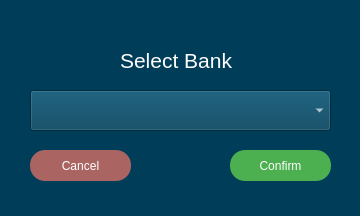
<?xml version="1.0" encoding="UTF-8"?>
<ui version="4.0">
 <class>AddCardWidget</class>
 <widget class="QWidget" name="AddCardWidget">
  <property name="geometry">
   <rect>
    <x>0</x>
    <y>0</y>
    <width>360</width>
    <height>216</height>
   </rect>
  </property>
  <property name="windowTitle">
   <string>Form</string>
  </property>
  <property name="styleSheet">
   <string notr="true">background-color: rgb(0, 61, 89);</string>
  </property>
  <widget class="QPushButton" name="confirm_but">
   <property name="geometry">
    <rect>
     <x>230</x>
     <y>150</y>
     <width>101</width>
     <height>31</height>
    </rect>
   </property>
   <property name="maximumSize">
    <size>
     <width>101</width>
     <height>31</height>
    </size>
   </property>
   <property name="font">
    <font>
     <pointsize>-1</pointsize>
     <underline>false</underline>
     <strikeout>false</strikeout>
    </font>
   </property>
   <property name="cursor">
    <cursorShape>PointingHandCursor</cursorShape>
   </property>
   <property name="styleSheet">
    <string notr="true">QPushButton {
  font-size: 12px;
  text-align: center;
  text-decoration: none;
  outline: none;
  color: #fff;
  background-color: #4CAF50;
  border: none;
  border-radius: 15px;
}
QPushButton:hover{
 background-color: rgb(85, 195, 89);
}</string>
   </property>
   <property name="text">
    <string>Confirm</string>
   </property>
  </widget>
  <widget class="QPushButton" name="cance_but">
   <property name="geometry">
    <rect>
     <x>30</x>
     <y>150</y>
     <width>101</width>
     <height>31</height>
    </rect>
   </property>
   <property name="maximumSize">
    <size>
     <width>101</width>
     <height>31</height>
    </size>
   </property>
   <property name="font">
    <font>
     <pointsize>-1</pointsize>
     <underline>false</underline>
     <strikeout>false</strikeout>
    </font>
   </property>
   <property name="cursor">
    <cursorShape>PointingHandCursor</cursorShape>
   </property>
   <property name="styleSheet">
    <string notr="true">QPushButton {
  font-size: 12px;
  text-align: center;
  text-decoration: none;
  outline: none;
  color: #fff;
  background-color: rgb(170, 101, 99);
  border: none;
  border-radius: 15px;
}
QPushButton:hover{
 background-color: rgb(85, 195, 89);
}</string>
   </property>
   <property name="text">
    <string>Cancel</string>
   </property>
  </widget>
  <widget class="QLabel" name="label">
   <property name="geometry">
    <rect>
     <x>120</x>
     <y>40</y>
     <width>161</width>
     <height>41</height>
    </rect>
   </property>
   <property name="maximumSize">
    <size>
     <width>161</width>
     <height>41</height>
    </size>
   </property>
   <property name="font">
    <font>
     <pointsize>16</pointsize>
    </font>
   </property>
   <property name="styleSheet">
    <string notr="true">color: rgb(255, 255, 255);</string>
   </property>
   <property name="text">
    <string>Select Bank</string>
   </property>
  </widget>
  <widget class="QComboBox" name="bank_chooser">
   <property name="geometry">
    <rect>
     <x>30</x>
     <y>90</y>
     <width>301</width>
     <height>41</height>
    </rect>
   </property>
   <property name="maximumSize">
    <size>
     <width>301</width>
     <height>41</height>
    </size>
   </property>
   <property name="styleSheet">
    <string notr="true">color: rgb(255, 255, 255);
font: 16pt &quot;Segoe UI&quot;;</string>
   </property>
  </widget>
 </widget>
 <resources/>
 <connections/>
</ui>
